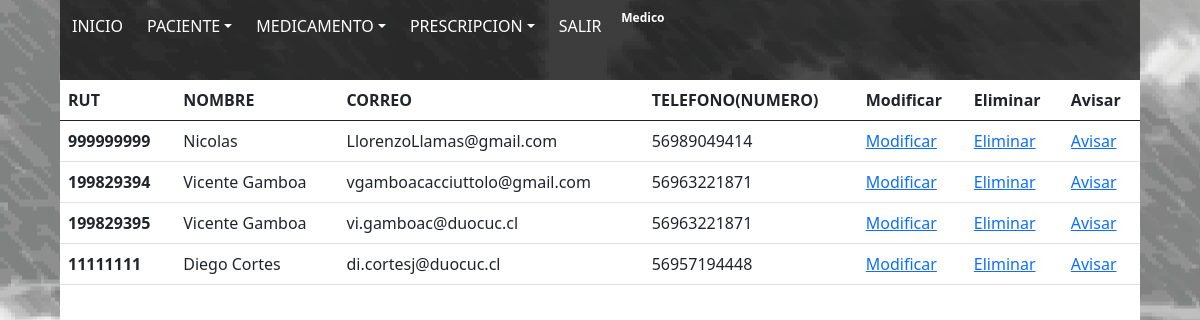
/listpacientes (signed in), run on the app's committed database.
### CesfamApp/models.py (models this page shows, shortened)
class PACIENTE(models.Model):
    rut_pac = models.CharField(max_length=9,primary_key=True, verbose_name='Rut (sin punto ni guión) del paciente')
    nombre_pac = models.CharField(max_length=50,verbose_name='Nombre del paciente')
    correo_pac = models.CharField(null=True,blank=True,max_length=100,verbose_name='Mail')
    numero_pac = models.IntegerField(null=True,blank=True,verbose_name='Teléfono')
    nombre_tutor = models.ForeignKey(TUTOR,null=True,blank=True,on_delete=models.CASCADE,verbose_name='Tutor')

### CesfamApp/views.py (the view)
# urls.py: path('listpacientes',listpacientes,name="listpacientes"),
def listpacientes(request):
    paciente = PACIENTE.objects.all
    datos = {
        'paciente': paciente
    }
    return render(request,'CesfamWeb/listpacientes.html',datos)

### CesfamApp/templates/CesfamWeb/listpacientes.html (shortened to what this page needs)
{% load static %}
<!DOCTYPE html>
<html lang="es">
<head>
    <link rel="stylesheet" href="{% static 'css/bootstrap.css' %}">
    <link rel="stylesheet" href="{% static 'css/style.css' %}">
</head>
<body>
    <div id="div1">
        <nav class="navbar navbar-expand-lg navbar-light bg-light float-left">
            <div class="collapse navbar-collapse" id="navbarSupportedContent">
                <ul class="navbar-nav mr-auto">
                    <a href="{%url 'home'%}"><button class="btn btn-secondary algo" type="button" id="dropdownMenu2" aria-haspopup="true" aria-expanded="false">INICIO</button></a>{% if request.user.is_authenticated %}
                    <div class="dropdown">
                        <button class="btn btn-secondary dropdown-toggle algo" type="button" id="dropdownMenu2" data-toggle="dropdown" aria-haspopup="true" aria-expanded="false">PACIENTE</button>
                    </div>
                    <div class="dropdown">
                        <button class="btn btn-secondary dropdown-toggle algo" type="button" id="dropdownMenu2" data-toggle="dropdown" aria-haspopup="true" aria-expanded="false">MEDICAMENTO</button>
                    </div>
                    <div class="dropdown">
                        <button class="btn btn-secondary dropdown-toggle algo" type="button" id="dropdownMenu2" data-toggle="dropdown" aria-haspopup="true" aria-expanded="false">PRESCRIPCION</button>
                    </div>{% endif %} {% if request.user.is_authenticated %}
                    <a href="{% url 'logout' %}"><button class="btn btn-secondary algo" type="button" id="dropdownMenu2" aria-haspopup="true" aria-expanded="false">SALIR</button></a>
                    <span class="badge red z-depth-1 mr-1"> {{ user }} </span>{% else %}
                    <a href="{% url 'login' %}"><button class="btn btn-secondary algo" type="button" id="dropdownMenu2" aria-haspopup="true" aria-expanded="false">CONECTARSE</button></a>{% endif %}
                </ul>
            </div>
        </nav>
    </div>
    <div id="divlist">
        <table class="table">
            <thead>
                <tr>
                    <th scope="col">RUT</th>
                    <th scope="col">NOMBRE</th>
                    <th scope="col">CORREO</th>
                    <th scope="col">TELEFONO(NUMERO)</th>
                    <th scope="col">Modificar</th>
                    <th scope="col">Eliminar</th>
                    <th scope="col">Avisar</th>
                </tr>
            </thead>
            <tbody>
                {% for pac in paciente%}
                <tr>
                    <th>{{pac.rut_pac}}</th>
                    <td>{{pac.nombre_pac}}</td>
                    <td>{{pac.correo_pac}}</td>
                    <td>{{pac.numero_pac}}</td>
                    <td>
                        <a href="{%url 'form_mod_pac' pac.rut_pac %}">Modificar</a>
                    </td>
                    <td>
                        <a href="{%url 'form_del_paciente' pac.rut_pac %}">Eliminar</a>
                    </td>
                    <td>
                        <a href="{%url 'notificarPac' pac.rut_pac %}">Avisar</a>
                    </td>
                </tr>
                {% endfor %}
            </tbody>
        </table>
    </div>
</body>
</html>

### CesfamApp/static/css/style.css (style rules this page uses)
body { background-image: url(../img/fondo_taller-06.png); background-position: center center; }
#div1 { position: absolute; height: 10%; left: 5%; width: 90%; top: 0%; background-color: #000000ad; z-index: 9999; }
.navbar { color: #000000b2; background-color: transparent !important; }
.algo { background-color: transparent !important; border: none; background-size: 95%; background-repeat: no-repeat; background-position: center; color: white !important; }
#divlist { position: absolute; background-color: #ffffff; height: 90%; left: 5%; width: 90%; top: 10%; }

### data on the page
PACIENTE: rut_pac "999999999", nombre_pac "Nicolas", correo_pac "LlorenzoLlamas@gmail.com", numero_pac "56989049414"
PACIENTE: rut_pac "199829394", nombre_pac "Vicente Gamboa", correo_pac "vgamboacacciuttolo@gmail.com", numero_pac "56963221871"
PACIENTE: rut_pac "199829395", nombre_pac "Vicente Gamboa", correo_pac "vi.gamboac@duocuc.cl", numero_pac "56963221871"
PACIENTE: rut_pac "11111111", nombre_pac "Diego Cortes", correo_pac "di.cortesj@duocuc.cl", numero_pac "56957194448"

### other printed values
{{ user }} "Medico"
